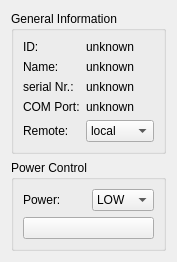
<?xml version="1.0" encoding="UTF-8"?>
<ui version="4.0">
 <class>DockWidgetSuperlumBL</class>
 <widget class="QWidget" name="DockWidgetSuperlumBL">
  <property name="geometry">
   <rect>
    <x>0</x>
    <y>0</y>
    <width>149</width>
    <height>256</height>
   </rect>
  </property>
  <property name="windowTitle">
   <string>Form</string>
  </property>
  <layout class="QGridLayout" name="gridLayout">
   <item row="0" column="0">
    <widget class="QGroupBox" name="groupBox">
     <property name="title">
      <string>General Information</string>
     </property>
     <layout class="QFormLayout" name="formLayout_2">
      <item row="0" column="0">
       <widget class="QLabel" name="label_8">
        <property name="text">
         <string>ID:</string>
        </property>
       </widget>
      </item>
      <item row="0" column="1">
       <widget class="QLabel" name="lblID">
        <property name="sizePolicy">
         <sizepolicy hsizetype="Expanding" vsizetype="Preferred">
          <horstretch>0</horstretch>
          <verstretch>0</verstretch>
         </sizepolicy>
        </property>
        <property name="text">
         <string>unknown</string>
        </property>
       </widget>
      </item>
      <item row="1" column="0">
       <widget class="QLabel" name="label_3">
        <property name="minimumSize">
         <size>
          <width>0</width>
          <height>0</height>
         </size>
        </property>
        <property name="text">
         <string>Name:</string>
        </property>
       </widget>
      </item>
      <item row="1" column="1">
       <widget class="QLabel" name="label_device_name">
        <property name="text">
         <string>unknown</string>
        </property>
       </widget>
      </item>
      <item row="2" column="0">
       <widget class="QLabel" name="label_2">
        <property name="minimumSize">
         <size>
          <width>0</width>
          <height>0</height>
         </size>
        </property>
        <property name="text">
         <string>serial Nr.: </string>
        </property>
       </widget>
      </item>
      <item row="2" column="1">
       <widget class="QLabel" name="label_Device">
        <property name="text">
         <string>unknown</string>
        </property>
       </widget>
      </item>
      <item row="3" column="0">
       <widget class="QLabel" name="label_4">
        <property name="text">
         <string>COM Port:</string>
        </property>
       </widget>
      </item>
      <item row="3" column="1">
       <widget class="QLabel" name="label_COM_Port">
        <property name="text">
         <string>unknown</string>
        </property>
       </widget>
      </item>
      <item row="4" column="0">
       <widget class="QLabel" name="label_14">
        <property name="text">
         <string>Remote:</string>
        </property>
       </widget>
      </item>
      <item row="4" column="1">
       <widget class="QComboBox" name="comboBox_Remote">
        <property name="sizePolicy">
         <sizepolicy hsizetype="Preferred" vsizetype="Preferred">
          <horstretch>0</horstretch>
          <verstretch>0</verstretch>
         </sizepolicy>
        </property>
        <item>
         <property name="text">
          <string>local</string>
         </property>
        </item>
        <item>
         <property name="text">
          <string>remote</string>
         </property>
        </item>
       </widget>
      </item>
     </layout>
    </widget>
   </item>
   <item row="1" column="0">
    <widget class="QGroupBox" name="groupBox_Power">
     <property name="title">
      <string>Power Control</string>
     </property>
     <layout class="QGridLayout" name="gridLayout_2">
      <item row="0" column="0">
       <widget class="QLabel" name="label_Power_Mode">
        <property name="font">
         <font>
          <weight>50</weight>
          <bold>false</bold>
         </font>
        </property>
        <property name="text">
         <string>Power:     </string>
        </property>
       </widget>
      </item>
      <item row="0" column="1">
       <widget class="QComboBox" name="comboBox_Power_Mode">
        <property name="sizePolicy">
         <sizepolicy hsizetype="Preferred" vsizetype="Preferred">
          <horstretch>0</horstretch>
          <verstretch>0</verstretch>
         </sizepolicy>
        </property>
        <item>
         <property name="text">
          <string>LOW</string>
         </property>
        </item>
        <item>
         <property name="text">
          <string>HIGH</string>
         </property>
        </item>
       </widget>
      </item>
      <item row="1" column="0" colspan="2">
       <widget class="QPushButton" name="btn_Optical_Output">
        <property name="sizePolicy">
         <sizepolicy hsizetype="MinimumExpanding" vsizetype="MinimumExpanding">
          <horstretch>0</horstretch>
          <verstretch>0</verstretch>
         </sizepolicy>
        </property>
        <property name="styleSheet">
         <string notr="true"/>
        </property>
        <property name="text">
         <string/>
        </property>
        <property name="icon">
         <iconset resource="superlumBL.qrc">
          <normaloff>:/SuperlumBS/laser_icon.png</normaloff>
          <normalon>:/SuperlumBS/laser_icon_push.png</normalon>:/SuperlumBS/laser_icon.png</iconset>
        </property>
        <property name="iconSize">
         <size>
          <width>30</width>
          <height>30</height>
         </size>
        </property>
        <property name="checkable">
         <bool>true</bool>
        </property>
        <property name="checked">
         <bool>false</bool>
        </property>
       </widget>
      </item>
     </layout>
    </widget>
   </item>
   <item row="2" column="0">
    <spacer name="verticalSpacer_5">
     <property name="orientation">
      <enum>Qt::Vertical</enum>
     </property>
     <property name="sizeHint" stdset="0">
      <size>
       <width>20</width>
       <height>40</height>
      </size>
     </property>
    </spacer>
   </item>
  </layout>
 </widget>
 <resources>
  <include location="superlumBL.qrc"/>
 </resources>
 <connections/>
</ui>
